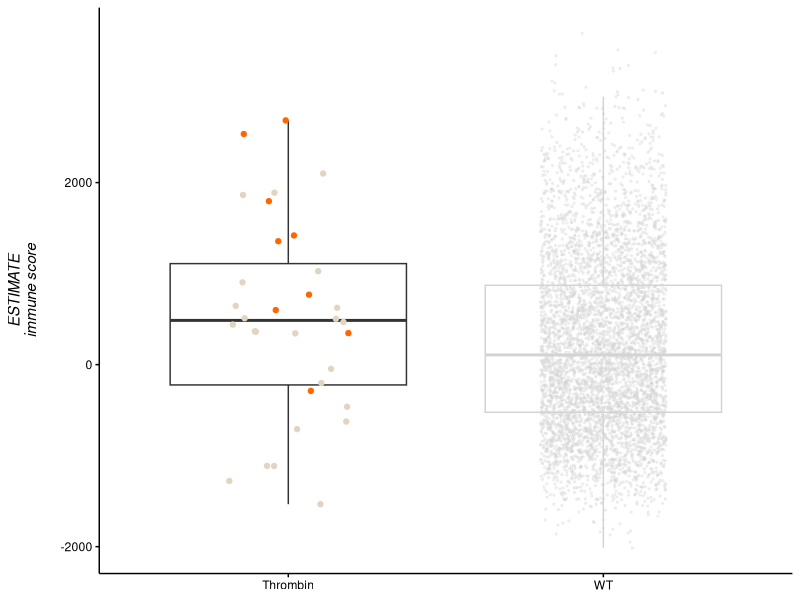
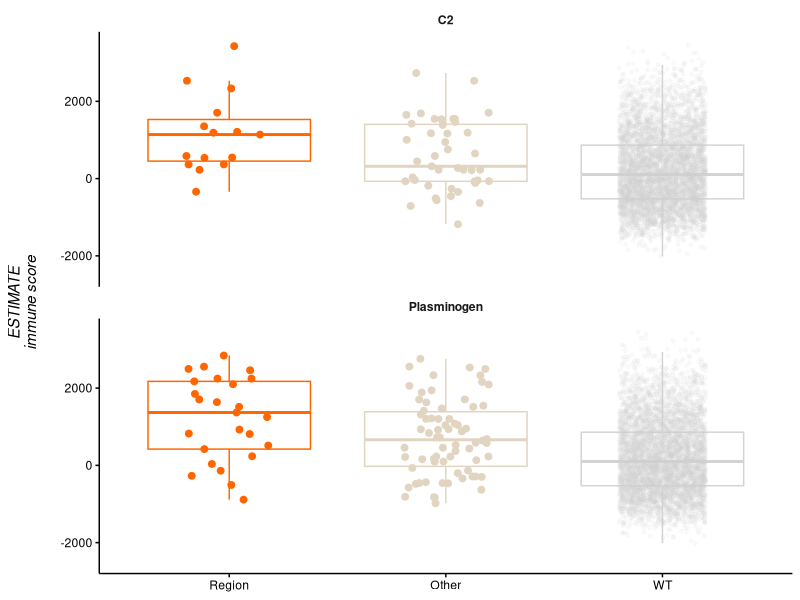
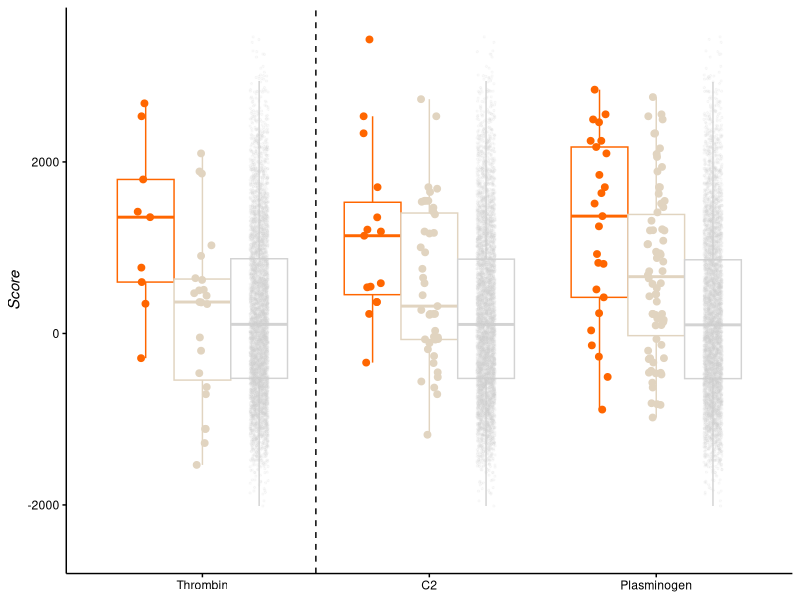
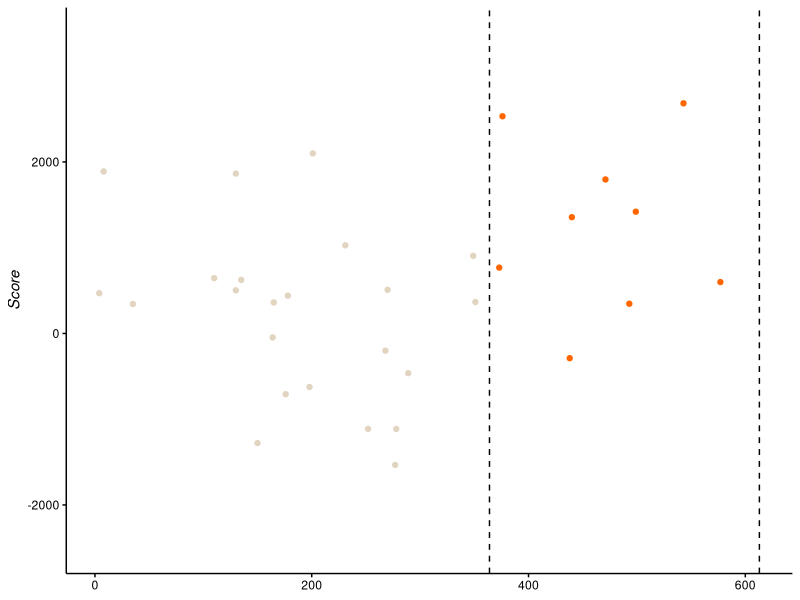
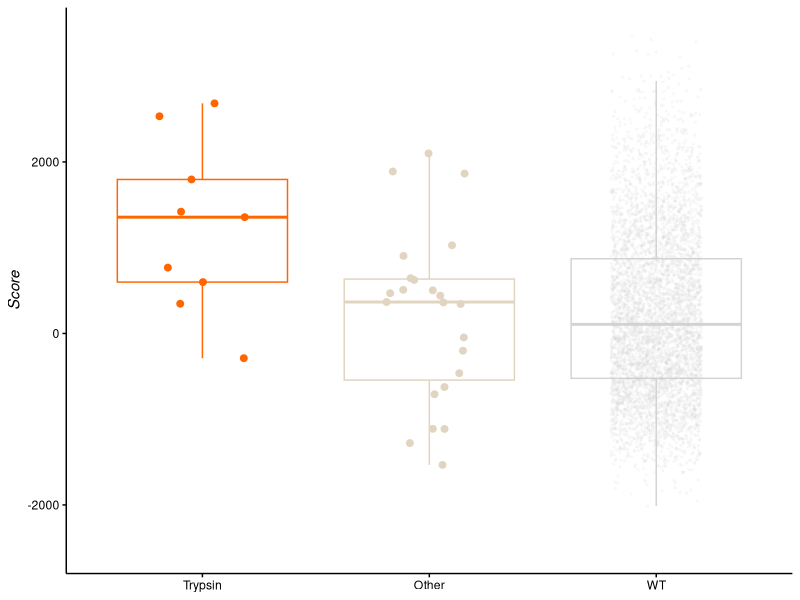

Write the R code that produced these figures, in order.
require (ggplot2)
require (gridExtra)

plot.data <- read.table ("complement_protein_immune_data_together.txt", sep = "\t", header = TRUE)
plot.data$Group <- factor (plot.data$Group, levels = c ("Feat", "Rest", "WT"), labels = c ("Region", "Other", "WT"))
plot.data$Name <- factor (plot.data$Name, levels = c ("Thrombin", "C2", "Plasminogen"))
plot.3.genes <- ggplot (plot.data, aes (x = Name, y = Score)) + geom_boxplot (aes(color = Group), outlier.shape = NA, position = position_dodge ()) + geom_point (position=position_jitterdodge(jitter.width = 0.2), aes (fill = Group, color = Group, alpha = Group, size = Group), shape = 21) + scale_alpha_manual (values = c (1,1,0.1)) + scale_fill_manual (values = c ("#FF6600", "#E1D4C0", "lightgray")) + scale_color_manual (values = c ("#FF6600", "#E1D4C0", "lightgray")) + scale_size_manual (values = c (2,2,0.5)) + theme (axis.text = element_text (color = "black"), axis.ticks = element_line (color = "black"), axis.line = element_line (color = "black"), panel.background = element_blank(), legend.position = "none", axis.title = element_blank(), axis.title.y = element_text (face = "italic")) + geom_vline (xintercept = 1.5, linetype = 2) + ylim (-2500, 3500)

sub.th <- subset (plot.data, Name == "Thrombin")
sub.th$Group <- factor (sub.th$Group, levels = c ("Region", "Other", "WT"), labels = c ("Trypsin", "Other", "WT"))
plot.coords <- ggplot (subset (sub.th, Gene != "WT"), aes (x = Pos, y = Score)) + geom_point (aes (color = Group)) + scale_color_manual (values = c ("#FF6600", "#E1D4C0", "lightgray")) + scale_size_manual (values = c (2,2,0.5)) + theme (axis.text = element_text (color = "black"), axis.ticks = element_line (color = "black"), axis.line = element_line (color = "black"), panel.background = element_blank(), legend.position = "none", axis.title = element_blank(), axis.title.y = element_text (face = "italic")) + geom_vline (xintercept = 364, linetype = 2) + geom_vline (xintercept = 613, linetype = 2) + ylim (-2500, 3500)

gene.plot <- ggplot () + geom_boxplot (data = subset (sub.th, Group != "WT"), aes (x = "Thrombin", y = Score), outlier.shape = NA) + geom_point (data = subset (sub.th, Group != "WT"), aes (x = "Thrombin", y = Score, color = Group), position = position_jitter (width = 0.2)) + geom_boxplot (data = subset (sub.th, Group == "WT"), aes (x = "WT", y = Score), outlier.shape = NA, color = "lightgray") + geom_point (data = subset (sub.th, Group == "WT"), aes (x = "WT", y = Score), position = position_jitter (width = 0.2), color = "lightgray", alpha = 0.3, size = 0.5) + theme (axis.text = element_text (color = "black"), axis.ticks = element_line (color = "black"), axis.line = element_line (color = "black"), panel.background = element_blank(), legend.position = "none", axis.title.x = element_blank(), axis.title.y = element_text (face = "italic")) + ylab ("ESTIMATE\nimmune score\n") + scale_color_manual (values = c ("#FF6600", "#E1D4C0"))
plot.th <- ggplot (sub.th, aes (x = Group, y = Score)) + geom_boxplot (aes(color = Group), outlier.shape = NA, position = position_dodge ()) + geom_point (position=position_jitter(width = 0.2), aes (fill = Group, color = Group, alpha = Group, size = Group), shape = 21) + scale_alpha_manual (values = c (1,1,0.1)) + scale_fill_manual (values = c ("#FF6600", "#E1D4C0", "lightgray")) + scale_color_manual (values = c ("#FF6600", "#E1D4C0", "lightgray")) + scale_size_manual (values = c (2,2,0.5)) + theme (axis.text = element_text (color = "black"), axis.ticks = element_line (color = "black"), axis.line = element_line (color = "black"), panel.background = element_blank(), legend.position = "none", axis.title = element_blank(), axis.title.y = element_text (face = "italic")) + ylim (-2500, 3500)
other.plot <- ggplot (subset (plot.data, Name != "Thrombin"), aes (x = Group, y = Score)) + geom_boxplot (aes(color = Group), outlier.shape = NA, position = position_dodge ()) + geom_point (position=position_jitter(width = 0.2), aes (fill = Group, color = Group, alpha = Group, size = Group), shape = 21) + scale_alpha_manual (values = c (1,1,0.1)) + scale_fill_manual (values = c ("#FF6600", "#E1D4C0", "lightgray")) + scale_color_manual (values = c ("#FF6600", "#E1D4C0", "lightgray")) + scale_size_manual (values = c (2,2,1)) + theme (axis.text = element_text (color = "black"), axis.ticks = element_line (color = "black"), axis.line = element_line (color = "black"), panel.background = element_blank(), legend.position = "none", axis.title.x = element_blank(), axis.title.y = element_text (face = "italic")) + ylim (-2500, 3500) + facet_wrap (~Name, ncol = 1) + ylab ("ESTIMATE\nimmune score\n") + theme (strip.text = element_text (face = "bold"), strip.background = element_blank())

figure.4 <- arrangeGrob (gene.plot, plot.coords, plot.th, other.plot, nrow = 2, ncol = 3, heights = c (3/10, 6/10))

ggsave (file = "Figure_4.pdf", figure.4)